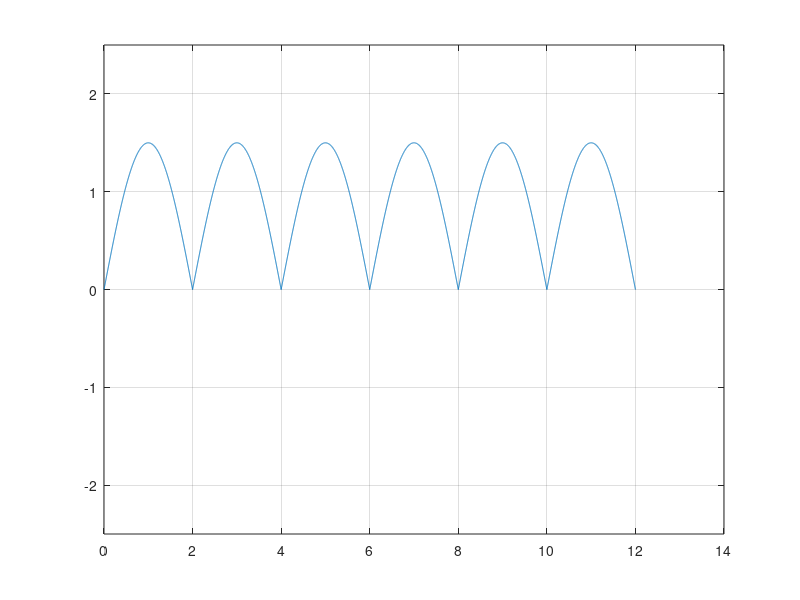
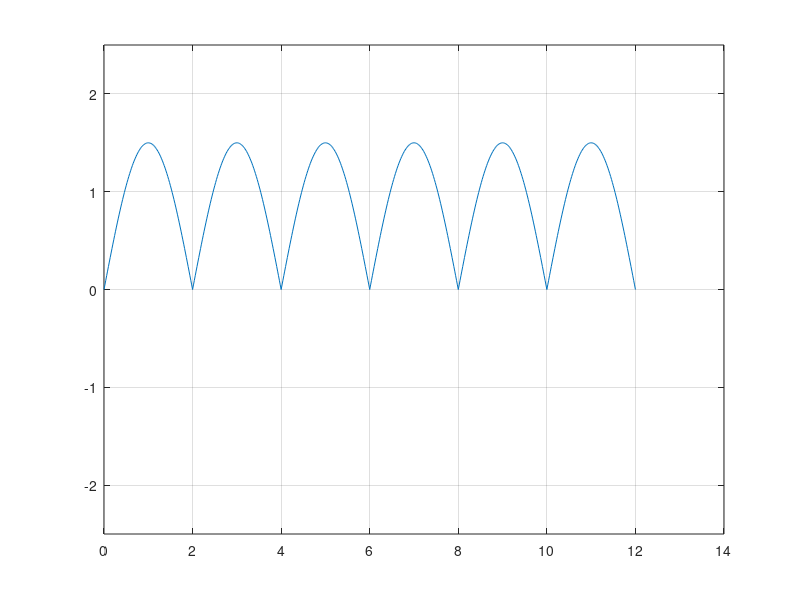
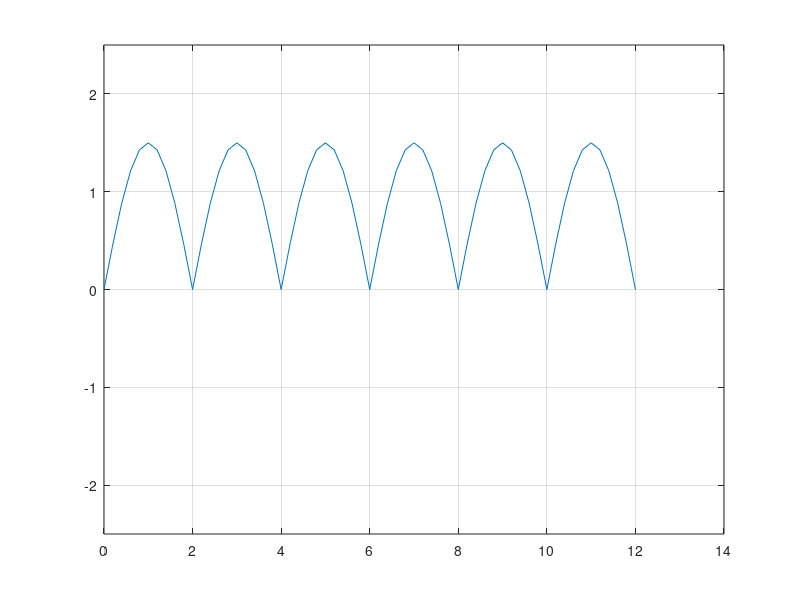

Reproduce these figures in MATLAB, in order.
close all
clear all
T0=4;
A=1.5;
F0=1/T0;
%rezolutia de 0.002
t1=0:0.002:12;
x=A*sin(2*pi*F0*t1); %semnalul sinusoidal neredresat

for i=1:length(t1)
    if A*sin(2*pi*F0*t1(i))<0
        x1(i)=-A*sin(2*pi*F0*t1(i));
    else
        x1(i)=A*sin(2*pi*F0*t1(i));
    end
end

figure(1)
plot(t1,x1)
axis([0 14 -2.5 2.5])
grid

%rezolutia de 0.02
t2=0:0.02:12;
for l=1:length(t2)
    if A*sin(2*pi*F0*t2(l))<0
        x2(l)=-A*sin(2*pi*F0*t2(l));
    else
        x2(l)=A*sin(2*pi*F0*t2(l));
    end
end

figure(2)
plot(t2,x2)
axis([0 14 -2.5 2.5])
grid 

%rezolutia de 0.2
t3=0:0.2:12;
for k=1:length(t3)
    if A*sin(2*pi*F0*t3(k))<0
        x3(k)=-A*sin(2*pi*F0*t3(k));
    else
        x3(k)=A*sin(2*pi*F0*t3(k));
    end
end

figure(3)
plot(t3,x3)
axis([0 14 -2.5 2.5])
grid
